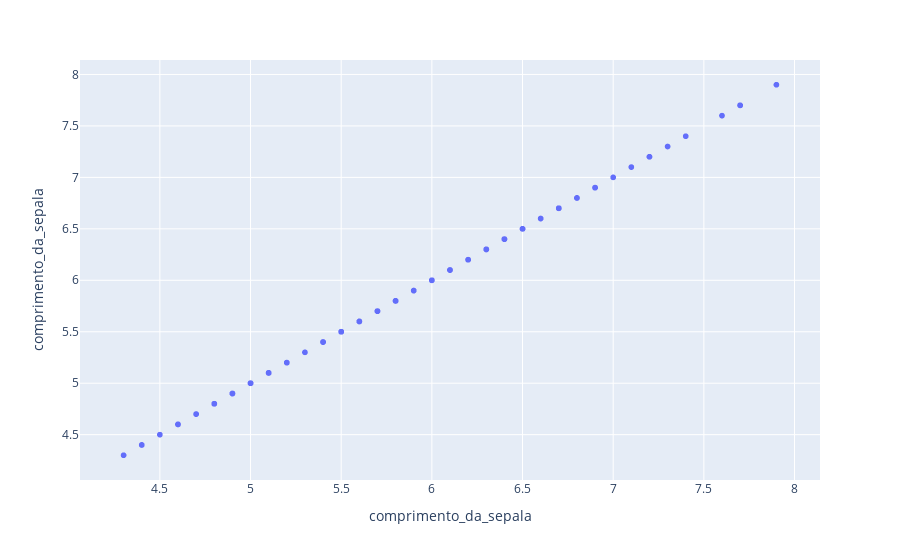

The notebook cell saved with this chart:
### Code cell
grafico = px.scatter_matrix(df, dimensions = ['comprimento_da_sepala'])
grafico.show()

### Figure 1 — Plotly figure (JSON) as saved in the notebook; plotly's stock layout.template omitted (floating-point values rounded to 4 significant figures; data arrays with more than 128 entries replaced by an {"elided": "..."} marker saying what was removed)
{"data": [{"dimensions": [{"axis": {"matches": true}, "label": "comprimento_da_sepala", "values": {"elided": "150 float values"}}], "hovertemplate": "%{xaxis.title.text}=%{x}<br>%{yaxis.title.text}=%{y}<extra></extra>", "legendgroup": "", "marker": {"color": "#636efa", "symbol": "circle"}, "name": "", "showlegend": false, "type": "splom"}], "layout": {"dragmode": "select", "legend": {"tracegroupgap": 0}, "margin": {"t": 60}}}
